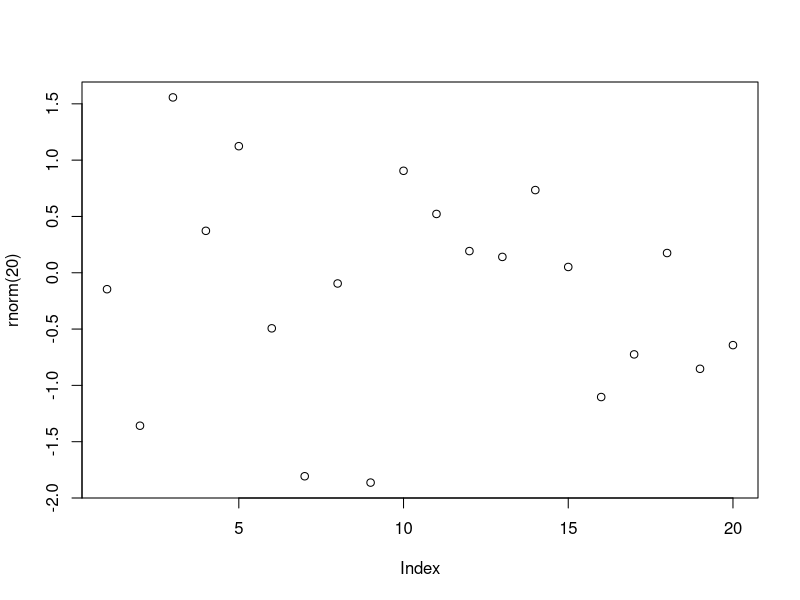
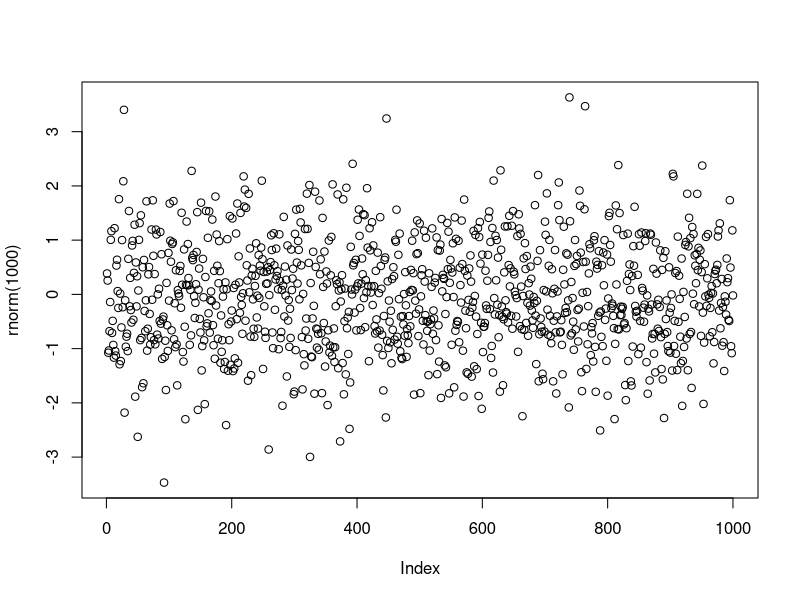
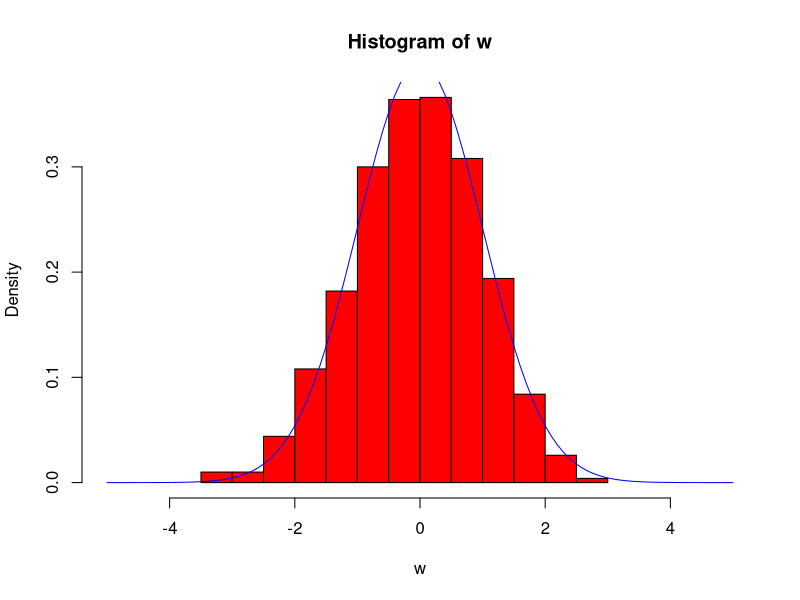
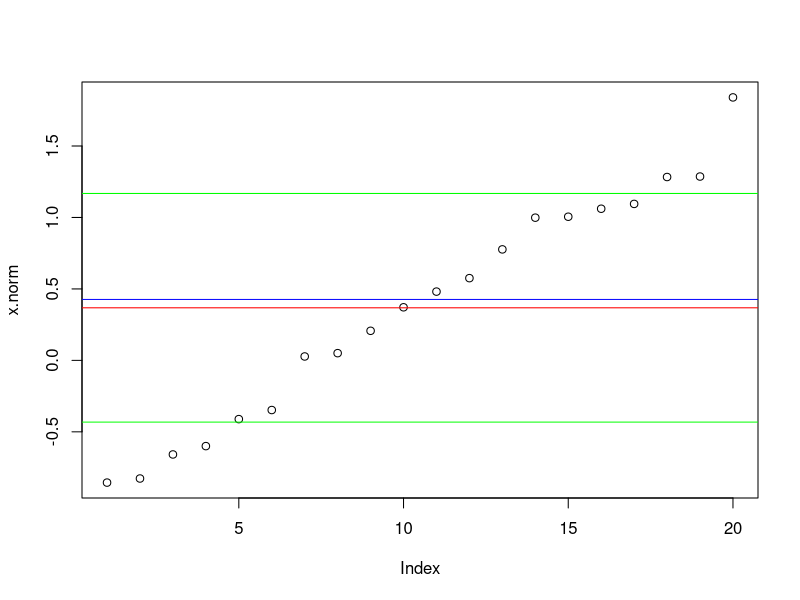
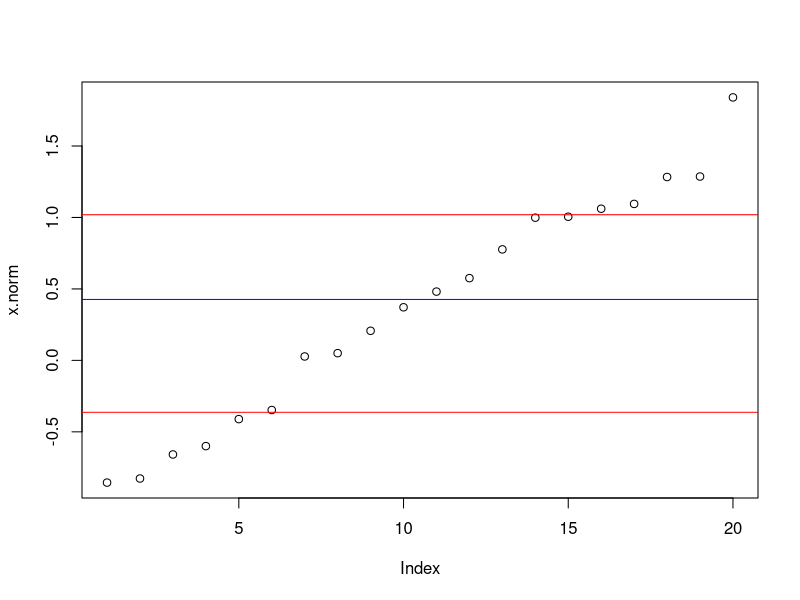

R code for these plots, in order:
## ---- chunk 1
# Assignment
numeric_vector <- 1:10    # OR assign('numeric_vector', 1:10)
# Squared numbers
squared_numbers <- numeric_vector^2
# All squared numbers but the last 3
squared_numbers[-(8:10)]
## ---- chunk 2
length(squared_numbers)
## ---- chunk 3
# List of albums
albums <- c('Infinite', 'The Slim Shady LP', 'The Marshall Mathers LP', 
            'The Eminem Show', 'Encore', 'Relapse', 'Recovery', 
            'The Marshall Mathers LP 2', 'Revival')
# Year of Release
years <- c(1996, 1999, 2000, 2002, 2004, 2009, 2010, 2013, 2017)
# Eminem Matrix album
eminem_album_releases <- matrix(c(albums,years), nrow = 9, ncol = 2)
# Colnames of the matrix
colnames(eminem_album_releases) <- c("Albums","Release Year")
# Display
eminem_album_releases
## ---- chunk 4
# Will the Real Slim Shady please stand up ?
eminem_album_releases[2, 'Albums']
## ---- chunk 5
# Generate 20 random numbers
x.norm <- rnorm(n = 20)
# Display 'x.norm'
x.norm
## ---- chunk 6
# Sorting
x.norm <- sort(x.norm)
# Display
x.norm
## ---- chunk 7
# Average
mean(x.norm)
## ---- chunk 8
# Median
median(x.norm)
## ---- chunk 9
# Standard deviation formula in R
sqrt(sum((x.norm - mean(x.norm))^2)/(length(x.norm) - 1))
## ---- chunk 10
# SD from the function
sd(x.norm)
## ---- chunk 11
# Returns the smallest and biggest element
print(c(min(x.norm), max(x.norm)))
## ---- chunk 12
# Find the quantiles
q <- quantile(x.norm)
# Display
q
## ---- chunk 13
# First quantile
x.norm[x.norm < q[2]]
## ---- chunk 14
# Second quantile
x.norm[x.norm > q[2] & x.norm < q[3]]
## ---- chunk 15
# Generic function to describe an object
summary(x.norm)
## ---- chunk 16
plot(rnorm(20))
## ---- chunk 17
plot(rnorm(1000))
## ---- chunk 18
w <- rnorm(1000) 
hist(w, col = "red", freq = F, xlim = c(-5,5))
curve(dnorm, -5, 5, add = T, col = "blue")
## ---- chunk 19
plot(x.norm)
# 'h' means horizontal line
# 'col' means color
abline(h = mean(x.norm), col = 'red')
abline(h = median(x.norm), col = 'blue')
abline(h = mean(x.norm) + sd(x.norm), col = 'green')
abline(h = mean(x.norm) - sd(x.norm), col = 'green')
## ---- chunk 20
plot(x.norm)
abline(h = median(x.norm), col = 'blue')
abline(h = summary(x.norm)[2], col = 'red')
abline(h = summary(x.norm)[5], col = 'red')
## ---- chunk 21
# Language Codes
lang <- c("en","fr","hi","hi","ru","ru","ru","ru","fr","hi","en","cn")
# Factor of Language codes
langf <- factor(lang)
langf
## ---- chunk 22
# Speed traps measuring car speeds
speed <- c("high","med","high","med","low")
# The ordering is given by specifying the levels
speedf <- factor(speed, ordered = TRUE, levels = c("low","med","high"))
speedf
## ---- chunk 23
levels(speedf)
## ---- chunk 24
# Ordered factors can compare strings
speedf[2] < speedf[3]
## ---- chunk 25
# Returns frequencies
summary(langf)
## ---- chunk 26
# Performs a check for factor
is.factor(langf)
## ---- chunk 27
# Returns a vector
as.vector(langf)
## ---- chunk 28
# Returns a column
as.matrix(langf)
## ---- chunk 29
# Motor Trend Car Road Tests
mtcars
## ---- chunk 30
# Top rows
head(mtcars)
## ---- chunk 31
# Bottom rows
tail(mtcars)
## ---- chunk 32
# Returns the structure
str(mtcars)
## ---- chunk 33
# Definition of vectors
name <- c("Mercury", "Venus", "Earth", "Mars", "Jupiter", "Saturn", "Uranus", "Neptune")
type <- c("Terrestrial planet", "Terrestrial planet", "Terrestrial planet", 
          "Terrestrial planet", "Gas giant", "Gas giant", "Gas giant", "Gas giant")
diameter <- c(0.382, 0.949, 1, 0.532, 11.209, 9.449, 4.007, 3.883)
rotation <- c(58.64, -243.02, 1, 1.03, 0.41, 0.43, -0.72, 0.67)
rings <- c(FALSE, FALSE, FALSE, FALSE, TRUE, TRUE, TRUE, TRUE)

# Create a data frame from the vectors
planets_df <- data.frame(name, type, diameter, rotation, rings)
planets_df
## ---- chunk 34
# Returns the structure of the planets
str(planets_df)
## ---- chunk 35
# First column by index
planets_df[[1]]
## ---- chunk 36
# First column by name
planets_df[['type']]
## ---- chunk 37
# By using the '$' atomic vector
planets_df$diameter
## ---- chunk 38
# Checks if 'planets_df' is a dataframe
is.data.frame(planets_df)
## ---- chunk 39
# Coerces matrix to dataframe
as.data.frame(matrix(1:10, nrow = 5, ncol = 2, dimnames = list(NULL, c("X","Y"))))
## ---- chunk 40
# Print out diameter of Mercury (row 1, column 3)
planets_df[1,3]
## ---- chunk 41
# Print out data for Mars (entire fourth row)
planets_df[4, ]
## ---- chunk 42
# planets_df[['diameters']] is also valid
planets_df$diameter
## ---- chunk 43
# planets_df[1:3,"type"] is also valid
planets_df$type[1:3]
## ---- chunk 44
# planets_df[,'rotation'] > 0 is also valid
positive_rotation <- planets_df$rotation > 0
# Plantes with positive rotation
planets_df[positive_rotation,]
## ---- chunk 45
# Give yourself a cookie if you got this right!!!
planets_df[planets_df$rotation > 0 & planets_df$rings, 'name']
